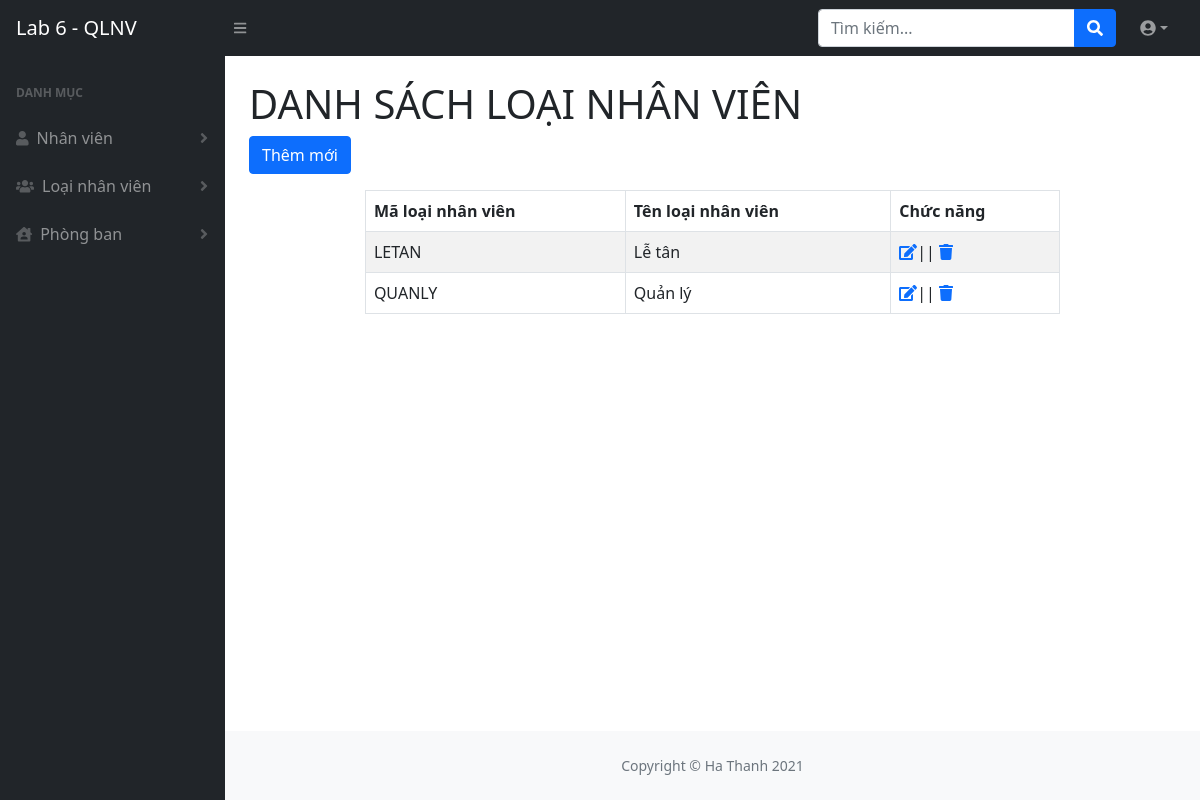
Page /dsLoaiNhanVien.php (signed in) on the committed database.
### tables this page shows
CREATE TABLE `loainv` (
  `MALOAINV` varchar(20) NOT NULL,
  `TENLOAINV` varchar(50) NOT NULL
);

### dsLoaiNhanVien.php (the view, shortened to what this page needs)
<?php
if (isset($_SESSION['user'])) {
    require("connect.php");
    $strSQL = "SELECT * FROM loainv";
    $result = mysqli_query($dbc, $strSQL);
} else {
    header("location: login.php");
}
?>
<!DOCTYPE html>
<html lang="en">
<head>
    <?php include "partials/head.php"; ?>
</head>
<body class="sb-nav-fixed">
    <?php include "partials/header.php" ?>
    <div id="layoutSidenav">
        <?php include "partials/menu.php" ?>
        <div id="layoutSidenav_content">
            <main>
                <div class="container-fluid px-4">
                    <h1 class="mt-4">DANH SÁCH LOẠI NHÂN VIÊN</h1>
                    <button onclick="window.location.href='themLoaiNhanVien.php'" class="btn btn-primary mb-3">Thêm mới</button>
                    <table class="table table-striped table-hover table-bordered w-75" style="margin: auto;">
                        <thead>
                            <tr>
                                <th>Mã loại nhân viên</th>
                                <th>Tên loại nhân viên</th>
                                <th>Chức năng</th>
                            </tr>
                        </thead>
                        <tbody>
                            <?php
                            if (mysqli_num_rows($result) == 0) {
                                echo "<tr>";
                                echo "<td colspan='3'>Chưa có loại nhân viên nào</td>";
                                echo "</tr>";
                            } else {
                                while ($row = mysqli_fetch_array($result)) {
                                    echo "<tr>";
                                    echo "<td>$row[0]</td>";
                                    echo "<td>$row[1]</td>";
                                    echo "<td>
                                            <a href='suaLoaiNhanvien.php?maLNV=$row[0]'><i class='fas fa-edit'></i></a>||
                                            <a href='' data-id='$row[0]' data-bs-toggle='modal' data-bs-target='#deleteLoaiNhanVienModal'>
                                                <i class='fas fa-trash'></i>
                                            </a>
                                          </td>";
                                    echo "</tr>";
                                }
                            }
                            ?>
                        </tbody>
                    </table>
                </div>
            </main>
            <footer class="py-4 bg-light mt-auto">
                <div class="container-fluid px-4">
                    <div class="d-flex align-items-center justify-content-center small">
                        <div class="text-muted">Copyright &copy; Ha Thanh 2021</div>
                    </div>
                </div>
            </footer>
        </div>
    </div>
</body>
</html>

### rows in the picture
loainv: MALOAINV "LETAN", TENLOAINV "Lễ tân"
loainv: MALOAINV "QUANLY", TENLOAINV "Quản lý"
